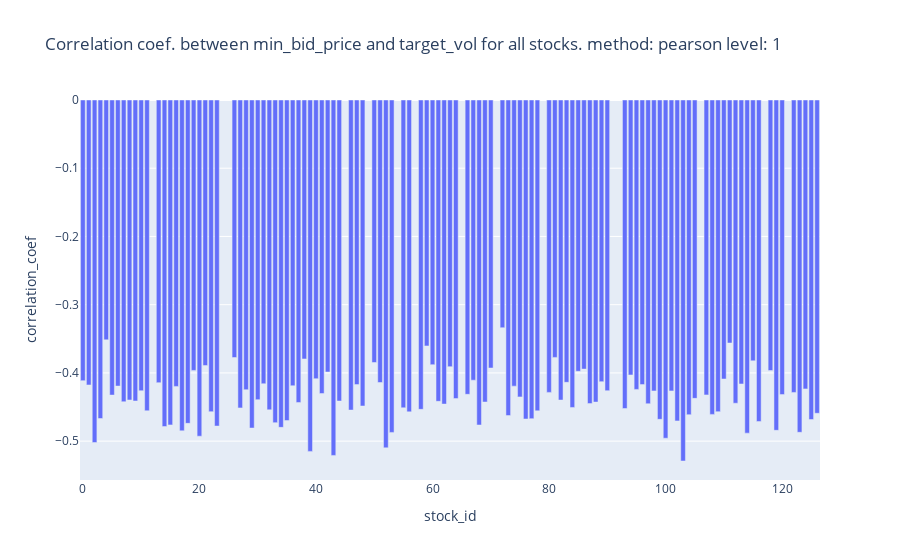
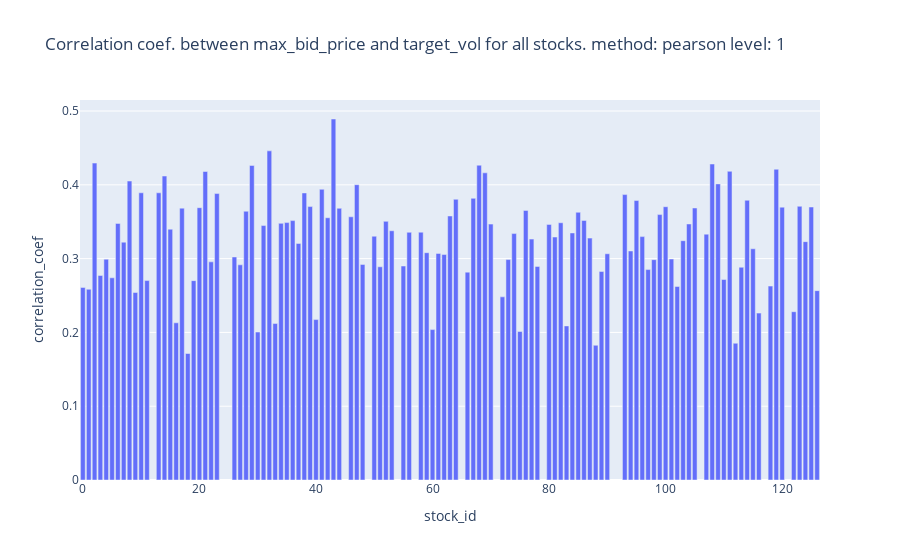
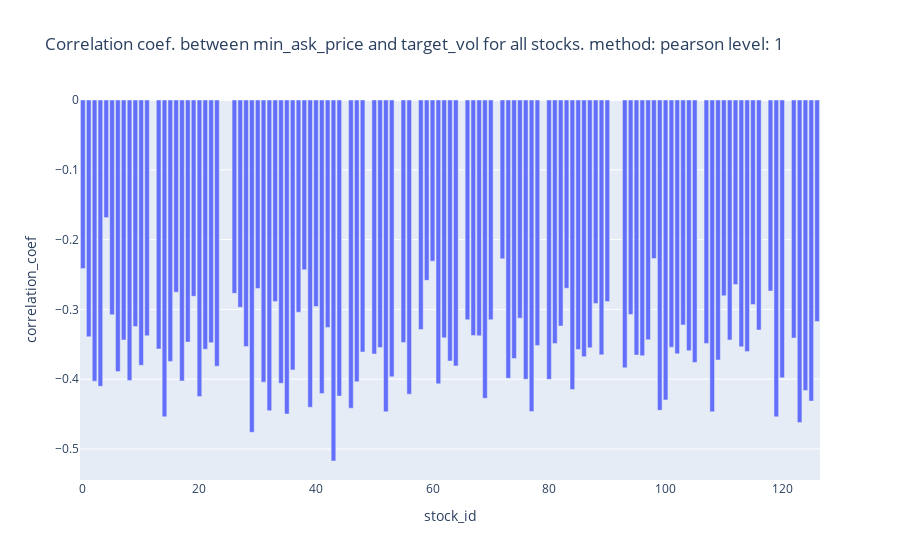
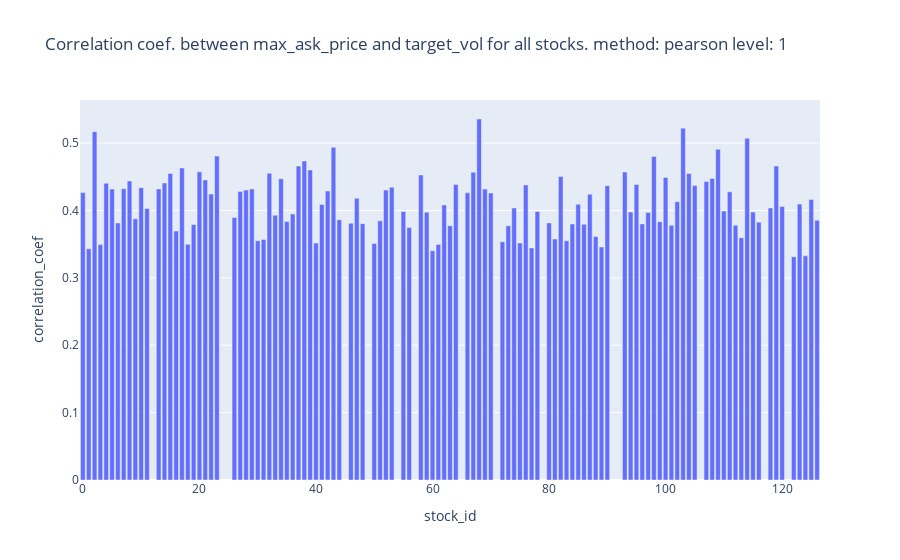

Source (notebook cell) for these figures, in order:
### Code cell
## plot all stocks min_bid_price correlation vs. target 
coef_df=pd.DataFrame({'stock_id':min_bid_price_n_target_vol_corr_coef.keys(),'correlation_coef':min_bid_price_n_target_vol_corr_coef.values()})
fig = px.bar(coef_df, x='stock_id',y='correlation_coef',title="Correlation coef. between " + str(min_bid_price_n_target_vol_df.columns[0]) + " and " + str(min_bid_price_n_target_vol_df.columns[1])+ " for all stocks"+ ". method: "+corr_method+" level: "+str(level))
fig.show()

## plot all stocks max_bid_price correlation vs. target 
coef_df=pd.DataFrame({'stock_id':max_bid_price_n_target_vol_corr_coef.keys(),'correlation_coef':max_bid_price_n_target_vol_corr_coef.values()})
fig = px.bar(coef_df, x='stock_id',y='correlation_coef',title="Correlation coef. between " + str(max_bid_price_n_target_vol_df.columns[0]) + " and " + str(max_bid_price_n_target_vol_df.columns[1])+ " for all stocks"+ ". method: "+corr_method+" level: "+str(level))
fig.show()


## plot all stocks min_ask_price correlation vs. target
coef_df=pd.DataFrame({'stock_id':min_ask_price_n_target_vol_corr_coef.keys(),'correlation_coef':min_ask_price_n_target_vol_corr_coef.values()})
fig = px.bar(coef_df, x='stock_id',y='correlation_coef',title="Correlation coef. between " + str(min_ask_price_n_target_vol_df.columns[0]) + " and " + str(min_ask_price_n_target_vol_df.columns[1])+ " for all stocks"+ ". method: "+corr_method+" level: "+str(level))
fig.show()

## plot all stocks max_ask_price correlation vs. target
coef_df=pd.DataFrame({'stock_id':max_ask_price_n_target_vol_corr_coef.keys(),'correlation_coef':max_ask_price_n_target_vol_corr_coef.values()})
fig = px.bar(coef_df, x='stock_id',y='correlation_coef',title="Correlation coef. between " + str(max_ask_price_n_target_vol_df.columns[0]) + " and " + str(max_ask_price_n_target_vol_df.columns[1])+ " for all stocks"+ ". method: "+corr_method+" level: "+str(level))
fig.show()

## plot all stocks min_bid_size correlation vs. target
coef_df=pd.DataFrame({'stock_id':min_bid_size_n_target_vol_corr_coef.keys(),'correlation_coef':min_bid_size_n_target_vol_corr_coef.values()})
fig = px.bar(coef_df, x='stock_id',y='correlation_coef',title="Correlation coef. between " + str(min_bid_size_n_target_vol_df.columns[0]) + " and " + str(min_bid_size_n_target_vol_df.columns[1])+ " for all stocks"+ ". method: "+corr_method+" level: "+str(level))
fig.show()

## plot all stocks max_bid_size correlation vs. target
coef_df=pd.DataFrame({'stock_id':max_bid_size_n_target_vol_corr_coef.keys(),'correlation_coef':max_bid_size_n_target_vol_corr_coef.values()})
fig = px.bar(coef_df, x='stock_id',y='correlation_coef',title="Correlation coef. between " + str(max_bid_size_n_target_vol_df.columns[0]) + " and " + str(max_bid_size_n_target_vol_df.columns[1])+ " for all stocks"+ ". method: "+corr_method+" level: "+str(level))
fig.show()

## plot all stocks min_ask_size correlation vs. target
coef_df=pd.DataFrame({'stock_id':min_ask_size_n_target_vol_corr_coef.keys(),'correlation_coef':min_ask_size_n_target_vol_corr_coef.values()})
fig = px.bar(coef_df, x='stock_id',y='correlation_coef',title="Correlation coef. between " + str(min_ask_size_n_target_vol_df.columns[0]) + " and " + str(min_ask_size_n_target_vol_df.columns[1])+ " for all stocks"+ ". method: "+corr_method+" level: "+str(level))
fig.show()

## plot all stocks max_ask_size correlation vs. target
coef_df=pd.DataFrame({'stock_id':max_ask_size_n_target_vol_corr_coef.keys(),'correlation_coef':max_ask_size_n_target_vol_corr_coef.values()})
fig = px.bar(coef_df, x='stock_id',y='correlation_coef',title="Correlation coef. between " + str(max_ask_size_n_target_vol_df.columns[0]) + " and " + str(max_ask_size_n_target_vol_df.columns[1])+ " for all stocks"+ ". method: "+corr_method+" level: "+str(level))
fig.show()

## plot all stocks range_ask_price correlation vs. target
coef_df=pd.DataFrame({'stock_id':range_ask_price_n_target_vol_corr_coef.keys(),'correlation_coef':range_ask_price_n_target_vol_corr_coef.values()})
fig = px.bar(coef_df, x='stock_id',y='correlation_coef',title="Correlation coef. between " + str(range_ask_price_n_target_vol_df.columns[0]) + " and " + str(range_ask_price_n_target_vol_df.columns[1])+ " for all stocks"+ ". method: "+corr_method+" level: "+str(level))
fig.show()

## plot all stocks range_bid_price correlation vs. target
coef_df=pd.DataFrame({'stock_id':range_bid_price_n_target_vol_corr_coef.keys(),'correlation_coef':range_bid_price_n_target_vol_corr_coef.values()})
fig = px.bar(coef_df, x='stock_id',y='correlation_coef',title="Correlation coef. between " + str(range_bid_price_n_target_vol_df.columns[0]) + " and " + str(range_bid_price_n_target_vol_df.columns[1])+ " for all stocks"+ ". method: "+corr_method+" level: "+str(level))
fig.show()

## plot all stocks range_ask_size correlation vs. target
coef_df=pd.DataFrame({'stock_id':range_ask_size_n_target_vol_corr_coef.keys(),'correlation_coef':range_ask_size_n_target_vol_corr_coef.values()})
fig = px.bar(coef_df, x='stock_id',y='correlation_coef',title="Correlation coef. between " + str(range_ask_size_n_target_vol_df.columns[0]) + " and " + str(range_ask_size_n_target_vol_df.columns[1])+ " for all stocks"+ ". method: "+corr_method+" level: "+str(level))
fig.show()

## plot all stocks range_bid_size correlation vs. target
coef_df=pd.DataFrame({'stock_id':range_bid_size_n_target_vol_corr_coef.keys(),'correlation_coef':range_bid_size_n_target_vol_corr_coef.values()})
fig = px.bar(coef_df, x='stock_id',y='correlation_coef',title="Correlation coef. between " + str(range_bid_size_n_target_vol_df.columns[0]) + " and " + str(range_bid_size_n_target_vol_df.columns[1])+ " for all stocks"+ ". method: "+corr_method+" level: "+str(level))
fig.show()

### Figure 1 — Plotly figure (JSON) as saved in the notebook; plotly's stock layout.template omitted (floating-point values rounded to 4 significant figures)
{"data": [{"alignmentgroup": "True", "hovertemplate": "stock_id=%{x}<br>correlation_coef=%{y}<extra></extra>", "legendgroup": "", "marker": {"color": "#636efa", "pattern": {"shape": ""}}, "name": "", "offsetgroup": "", "orientation": "v", "showlegend": false, "textposition": "auto", "type": "bar", "x": [76, 105, 90, 67, 75, 41, 39, 88, 112, 78, 46, 2, 27, 30, 118, 113, 35, 4, 102, 116, 0, 8, 19, 62, 99, 73, 16, 110, 55, 32, 17, 10, 109, 5, 98, 29, 123, 28, 31, 111, 26, 13, 52, 51, 50, 42, 103, 64, 95, 85, 34, 81, 33, 53, 101, 82, 14, 38, 115, 43, 126, 77, 56, 86, 44, 58, 107, 80, 122, 61, 9, 3, 124, 74, 22, 15, 37, 87, 23, 40, 104, 36, 21, 11, 60, 83, 108, 97, 6, 114, 93, 96, 70, 47, 1, 66, 18, 119, 89, 84, 68, 59, 20, 72, 125, 100, 69, 63, 120, 48, 7, 94], "xaxis": "x", "y": [-0.4676, -0.4373, -0.426, -0.4107, -0.4351, -0.4303, -0.515, -0.4427, -0.4444, -0.4556, -0.4545, -0.502, -0.4513, -0.4392, -0.3965, -0.4162, -0.4698, -0.3516, -0.4703, -0.4712, -0.4113, -0.4397, -0.3963, -0.4457, -0.4681, -0.4625, -0.4198, -0.4089, -0.4511, -0.4542, -0.4849, -0.4261, -0.4568, -0.4325, -0.4264, -0.4808, -0.487, -0.4246, -0.4159, -0.3562, -0.3774, -0.4143, -0.5099, -0.4141, -0.3847, -0.3987, -0.5291, -0.4376, -0.4242, -0.3976, -0.4798, -0.3773, -0.4729, -0.4872, -0.4264, -0.4398, -0.4786, -0.3795, -0.3823, -0.5209, -0.4592, -0.467, -0.4571, -0.3944, -0.4412, -0.4534, -0.4322, -0.4285, -0.4286, -0.4416, -0.4412, -0.4668, -0.4234, -0.4194, -0.4568, -0.4762, -0.4433, -0.445, -0.4779, -0.4085, -0.4612, -0.4188, -0.3891, -0.4555, -0.3879, -0.4138, -0.4608, -0.4452, -0.4193, -0.4883, -0.4522, -0.4171, -0.3928, -0.4172, -0.4177, -0.4314, -0.4739, -0.4841, -0.4128, -0.4506, -0.4764, -0.3605, -0.4927, -0.3337, -0.4683, -0.4957, -0.4427, -0.3908, -0.4318, -0.4485, -0.4422, -0.403], "yaxis": "y"}], "layout": {"barmode": "relative", "legend": {"tracegroupgap": 0}, "title": {"text": "Correlation coef. between min_bid_price and target_vol for all stocks. method: pearson level: 1"}, "xaxis": {"anchor": "y", "domain": [0, 1], "title": {"text": "stock_id"}}, "yaxis": {"anchor": "x", "domain": [0, 1], "title": {"text": "correlation_coef"}}}}

### Figure 2 — Plotly figure (JSON) as saved in the notebook; plotly's stock layout.template omitted (floating-point values rounded to 4 significant figures)
{"data": [{"alignmentgroup": "True", "hovertemplate": "stock_id=%{x}<br>correlation_coef=%{y}<extra></extra>", "legendgroup": "", "marker": {"color": "#636efa", "pattern": {"shape": ""}}, "name": "", "offsetgroup": "", "orientation": "v", "showlegend": false, "textposition": "auto", "type": "bar", "x": [76, 105, 90, 67, 75, 41, 39, 88, 112, 78, 46, 2, 27, 30, 118, 113, 35, 4, 102, 116, 0, 8, 19, 62, 99, 73, 16, 110, 55, 32, 17, 10, 109, 5, 98, 29, 123, 28, 31, 111, 26, 13, 52, 51, 50, 42, 103, 64, 95, 85, 34, 81, 33, 53, 101, 82, 14, 38, 115, 43, 126, 77, 56, 86, 44, 58, 107, 80, 122, 61, 9, 3, 124, 74, 22, 15, 37, 87, 23, 40, 104, 36, 21, 11, 60, 83, 108, 97, 6, 114, 93, 96, 70, 47, 1, 66, 18, 119, 89, 84, 68, 59, 20, 72, 125, 100, 69, 63, 120, 48, 7, 94], "xaxis": "x", "y": [0.3654, 0.3686, 0.3066, 0.3817, 0.2012, 0.3939, 0.3705, 0.1826, 0.1853, 0.2894, 0.3567, 0.4295, 0.2916, 0.2005, 0.2628, 0.2883, 0.3488, 0.2992, 0.2622, 0.2262, 0.261, 0.4051, 0.2702, 0.3055, 0.3597, 0.2987, 0.213, 0.2717, 0.29, 0.446, 0.3684, 0.3892, 0.4013, 0.274, 0.2986, 0.4263, 0.3709, 0.3642, 0.3448, 0.4183, 0.3023, 0.3892, 0.3505, 0.2889, 0.3304, 0.3554, 0.3243, 0.3804, 0.3787, 0.3628, 0.3478, 0.3293, 0.212, 0.3378, 0.2995, 0.3486, 0.4119, 0.389, 0.3133, 0.4892, 0.2566, 0.3265, 0.3357, 0.3518, 0.3682, 0.3358, 0.3332, 0.3464, 0.2281, 0.3071, 0.2541, 0.2771, 0.323, 0.3339, 0.2956, 0.3399, 0.3206, 0.3278, 0.3882, 0.2174, 0.347, 0.3515, 0.418, 0.2703, 0.2038, 0.2088, 0.4282, 0.2851, 0.3477, 0.3791, 0.3868, 0.3298, 0.3468, 0.4002, 0.2585, 0.2817, 0.1714, 0.4211, 0.2825, 0.3348, 0.4266, 0.308, 0.369, 0.2482, 0.37, 0.3704, 0.4163, 0.3578, 0.3697, 0.2922, 0.3223, 0.3103], "yaxis": "y"}], "layout": {"barmode": "relative", "legend": {"tracegroupgap": 0}, "title": {"text": "Correlation coef. between max_bid_price and target_vol for all stocks. method: pearson level: 1"}, "xaxis": {"anchor": "y", "domain": [0, 1], "title": {"text": "stock_id"}}, "yaxis": {"anchor": "x", "domain": [0, 1], "title": {"text": "correlation_coef"}}}}

### Figure 3 — Plotly figure (JSON) as saved in the notebook; plotly's stock layout.template omitted (floating-point values rounded to 4 significant figures)
{"data": [{"alignmentgroup": "True", "hovertemplate": "stock_id=%{x}<br>correlation_coef=%{y}<extra></extra>", "legendgroup": "", "marker": {"color": "#636efa", "pattern": {"shape": ""}}, "name": "", "offsetgroup": "", "orientation": "v", "showlegend": false, "textposition": "auto", "type": "bar", "x": [76, 105, 90, 67, 75, 41, 39, 88, 112, 78, 46, 2, 27, 30, 118, 113, 35, 4, 102, 116, 0, 8, 19, 62, 99, 73, 16, 110, 55, 32, 17, 10, 109, 5, 98, 29, 123, 28, 31, 111, 26, 13, 52, 51, 50, 42, 103, 64, 95, 85, 34, 81, 33, 53, 101, 82, 14, 38, 115, 43, 126, 77, 56, 86, 44, 58, 107, 80, 122, 61, 9, 3, 124, 74, 22, 15, 37, 87, 23, 40, 104, 36, 21, 11, 60, 83, 108, 97, 6, 114, 93, 96, 70, 47, 1, 66, 18, 119, 89, 84, 68, 59, 20, 72, 125, 100, 69, 63, 120, 48, 7, 94], "xaxis": "x", "y": [-0.4001, -0.376, -0.2888, -0.3375, -0.3126, -0.4206, -0.4403, -0.2915, -0.2643, -0.3517, -0.4416, -0.4029, -0.2969, -0.2701, -0.2737, -0.3535, -0.4499, -0.1685, -0.3636, -0.3294, -0.2416, -0.4018, -0.2813, -0.3408, -0.4447, -0.3987, -0.2753, -0.2806, -0.3476, -0.4452, -0.4026, -0.3802, -0.3725, -0.3076, -0.2272, -0.4762, -0.4622, -0.3533, -0.4043, -0.3438, -0.2771, -0.3568, -0.4467, -0.3546, -0.3639, -0.3259, -0.3223, -0.381, -0.3655, -0.3576, -0.406, -0.3489, -0.2886, -0.3966, -0.3542, -0.3238, -0.454, -0.2434, -0.2932, -0.5173, -0.3174, -0.4464, -0.4215, -0.3679, -0.4243, -0.3288, -0.3489, -0.4002, -0.3411, -0.4067, -0.3247, -0.4102, -0.4161, -0.3704, -0.3477, -0.3746, -0.3041, -0.3551, -0.3813, -0.2959, -0.3592, -0.3868, -0.3571, -0.3379, -0.231, -0.2697, -0.4467, -0.3435, -0.3891, -0.3605, -0.3837, -0.3665, -0.3148, -0.4037, -0.3392, -0.3148, -0.3469, -0.454, -0.3652, -0.4149, -0.3379, -0.2584, -0.425, -0.2276, -0.4314, -0.4297, -0.4275, -0.374, -0.3982, -0.3611, -0.3439, -0.3072], "yaxis": "y"}], "layout": {"barmode": "relative", "legend": {"tracegroupgap": 0}, "title": {"text": "Correlation coef. between min_ask_price and target_vol for all stocks. method: pearson level: 1"}, "xaxis": {"anchor": "y", "domain": [0, 1], "title": {"text": "stock_id"}}, "yaxis": {"anchor": "x", "domain": [0, 1], "title": {"text": "correlation_coef"}}}}

### Figure 4 — Plotly figure (JSON) as saved in the notebook; plotly's stock layout.template omitted (floating-point values rounded to 4 significant figures)
{"data": [{"alignmentgroup": "True", "hovertemplate": "stock_id=%{x}<br>correlation_coef=%{y}<extra></extra>", "legendgroup": "", "marker": {"color": "#636efa", "pattern": {"shape": ""}}, "name": "", "offsetgroup": "", "orientation": "v", "showlegend": false, "textposition": "auto", "type": "bar", "x": [76, 105, 90, 67, 75, 41, 39, 88, 112, 78, 46, 2, 27, 30, 118, 113, 35, 4, 102, 116, 0, 8, 19, 62, 99, 73, 16, 110, 55, 32, 17, 10, 109, 5, 98, 29, 123, 28, 31, 111, 26, 13, 52, 51, 50, 42, 103, 64, 95, 85, 34, 81, 33, 53, 101, 82, 14, 38, 115, 43, 126, 77, 56, 86, 44, 58, 107, 80, 122, 61, 9, 3, 124, 74, 22, 15, 37, 87, 23, 40, 104, 36, 21, 11, 60, 83, 108, 97, 6, 114, 93, 96, 70, 47, 1, 66, 18, 119, 89, 84, 68, 59, 20, 72, 125, 100, 69, 63, 120, 48, 7, 94], "xaxis": "x", "y": [0.4379, 0.4369, 0.4367, 0.4567, 0.3517, 0.409, 0.4601, 0.3612, 0.378, 0.3985, 0.3809, 0.5169, 0.428, 0.3551, 0.4037, 0.3595, 0.3836, 0.4404, 0.4131, 0.3826, 0.4265, 0.4437, 0.3792, 0.4081, 0.3834, 0.3774, 0.3694, 0.3992, 0.3986, 0.4553, 0.4631, 0.4338, 0.4907, 0.4318, 0.48, 0.432, 0.4094, 0.4303, 0.3569, 0.4276, 0.3895, 0.432, 0.4302, 0.3847, 0.3511, 0.4289, 0.5222, 0.4385, 0.4385, 0.4091, 0.447, 0.3575, 0.393, 0.4344, 0.378, 0.4505, 0.4407, 0.4734, 0.3978, 0.4938, 0.3855, 0.3444, 0.3748, 0.3795, 0.3862, 0.4526, 0.4431, 0.3816, 0.3314, 0.3497, 0.3876, 0.3493, 0.3326, 0.4037, 0.4243, 0.4549, 0.466, 0.424, 0.4807, 0.3516, 0.4549, 0.3948, 0.4454, 0.4028, 0.3401, 0.355, 0.4475, 0.3969, 0.3815, 0.5072, 0.4571, 0.3801, 0.4259, 0.418, 0.3432, 0.4262, 0.3498, 0.466, 0.3458, 0.3799, 0.5357, 0.3975, 0.4574, 0.3535, 0.4162, 0.4491, 0.4317, 0.3773, 0.406, 0.3804, 0.4323, 0.3975], "yaxis": "y"}], "layout": {"barmode": "relative", "legend": {"tracegroupgap": 0}, "title": {"text": "Correlation coef. between max_ask_price and target_vol for all stocks. method: pearson level: 1"}, "xaxis": {"anchor": "y", "domain": [0, 1], "title": {"text": "stock_id"}}, "yaxis": {"anchor": "x", "domain": [0, 1], "title": {"text": "correlation_coef"}}}}
